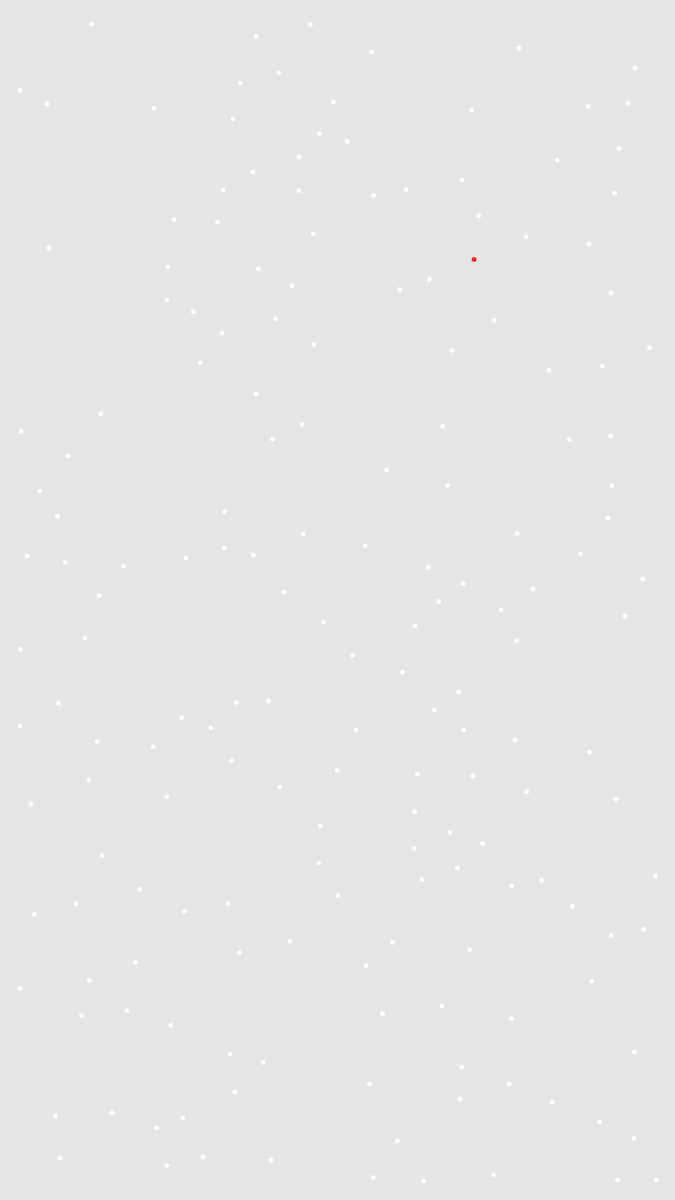
Frame 1 (no input)
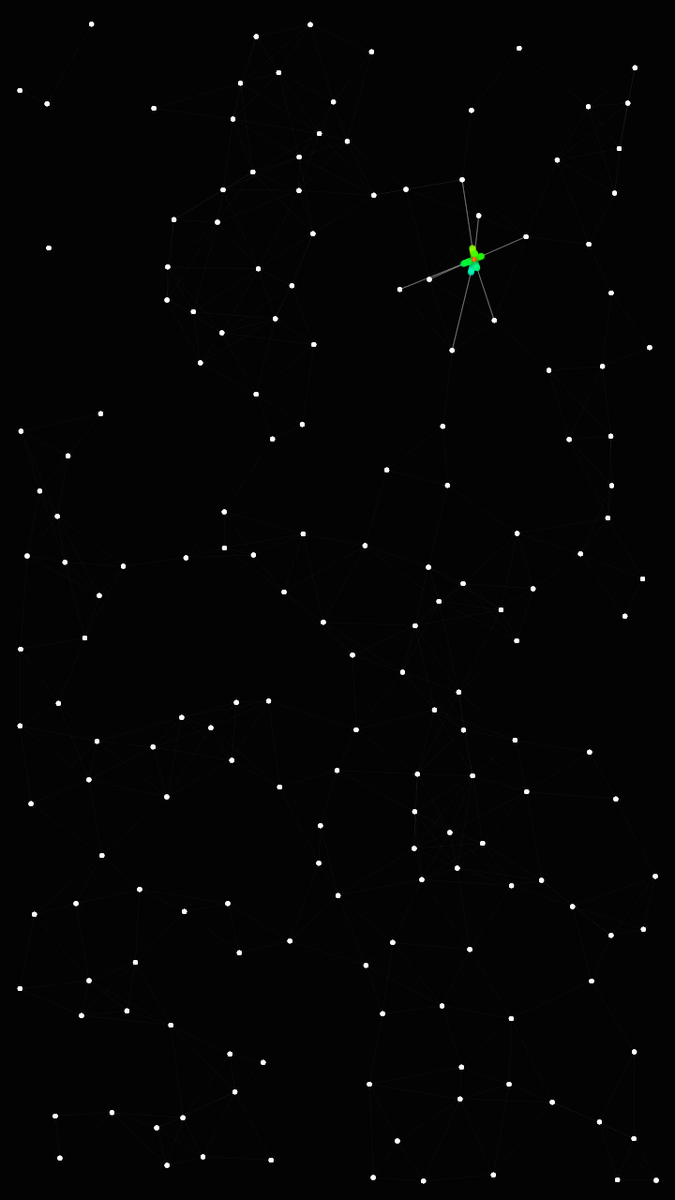
Frame 60 (no input)
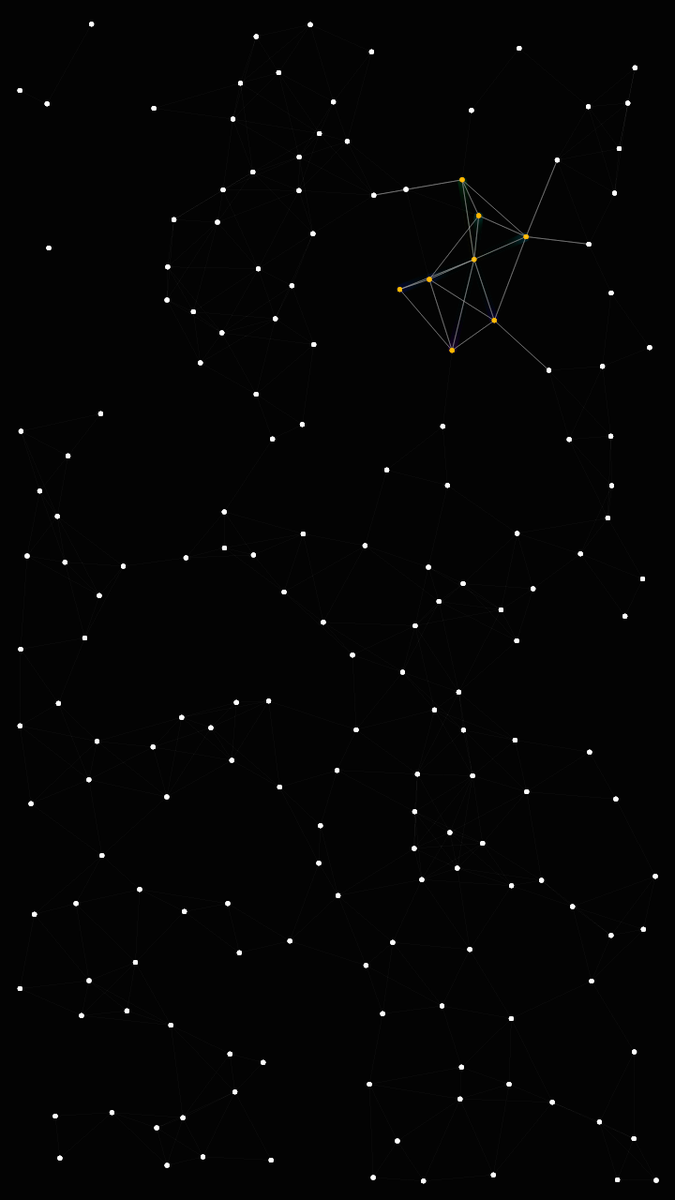
Frame 120 (the mouse pressed at the canvas centre since frame 60)

The p5.js sketch that drew these frames (run headless with seeded random() and noise() and a simulated clock; from frame 60 on, the mouse is pressed at the canvas centre):

// p5.js sketch
// ── sketch.js
function setup() {
  createCanvas(720, 1280);
  strokeWeight(0.1);
  colorMode(HSB, 100)
  angleMode(DEGREES)
  noStroke();
  loadNodes();
}
let n = [];
let FRAMES = 50;
let COUNT = 180;
let OFFSET = 100;

function draw() {
  background(0, 10);
  updateNodes();
}

restart = () =>{
  background(0)
  n = [];
  loadNodes();
  n[0].sending = true
}

updateNodes = () => {
  for (let i = 0; i < n.length; i++) {
    n[i].display();
    n[i].send();
    // if(frameCount % FRAMES*10 === 0 && frameCount !== 0){
    // n[i].sender.pop()
    // }
  }
  if (n.filter((node) => node.sending).length === 0) {
    restart();
    // n[floor(random(0, n.length - 1))].sending = true;
    // for (let i = 0; i < n.length; i++) {
    //   n[i].sender = []
    // }
  }
}

loadNodes = () => {
  for (let i = 0; i < COUNT; i++) {
    let ranX;
    let ranY;
    do {
       ranX = random(20, width - 20);
       ranY = random(20, height - 20);
    } while (findCloseNodes(ranX, ranY))

    n.push(new Node(ranX, ranY, i))
  }
  for (let i = 0; i < n.length; i++) {
    n[i].calculateNeighbors();
  }
  n[0].sending = true;
}

findCloseNodes = (x, y) => {
  for (let node of n) {
    let d = dist(x, y, node.x, node.y);
    if (d < 30) {
      return true
    }
  }
  return false

}
class Node {
  constructor(x, y, i) {
    this.x = x;
    this.y = y;
    this.i = i;
    this.neighbors = [];
    this.sending = false;
    this.time = 0;
    this.sender = [];
    this.delay = floor(random(30, 60))
    this.sendCount = 0;
  }

  calculateNeighbors() {
    for (let i = 0; i < n.length; i++) {
      if (this.i !== i) {
        let d = dist(this.x, this.y, n[i].x, n[i].y);
        if (abs(d) < OFFSET) {
          let tempNeigh = {
            index: i,
            x: n[i].x,
            y: n[i].y,
            dx: n[i].x - this.x,
            dy: n[i].y - this.y,
            sx: this.x,
            sy: this.y
          }
          this.neighbors.push(tempNeigh);

        }
      }
    }
  }

  display() {
    if (this.sending) {
      fill(frameCount / 10 % 100, 100, 100)
    } else {
      fill(255)

    }
    ellipse(this.x, this.y, 5, 5);
    for (let {
        index,
        x,
        y
      } of this.neighbors) {
      if (this.i < index) {
        if (this.sending) {
          stroke(100, 80)
        } else {
          stroke(100, 10)
        }
        line(this.x, this.y, x, y);
        noStroke();
      }
    }
  }

  send() {
    if (this.sending) {
      if (this.time < FRAMES + this.delay) {
        if (this.time >= this.delay) {

          for (let neigh of this.neighbors) {
            fill(((neigh.x + neigh.y * frameCount) / 500) % 100, 100, 100, 80);
            let m = map(this.time, 0, this.delay + FRAMES, 3, 10)
            ellipse(neigh.sx, neigh.sy, m, m);
            neigh.sx += neigh.dx / FRAMES
            neigh.sy += neigh.dy / FRAMES

          }
        }
        this.time++;
      } else {
        // this.sending = false;
        this.sendCount++;
        this.neighbors = []
        this.calculateNeighbors();
        for (let neigh of this.neighbors) {
          if (n[neigh.index].sendCount <= 10) {
            n[neigh.index].sending = true;
          }
        }
        this.time = 0;

      }

    }
    if (this.sendCount > 10) {
      this.sending = false;
    }
  }
}
